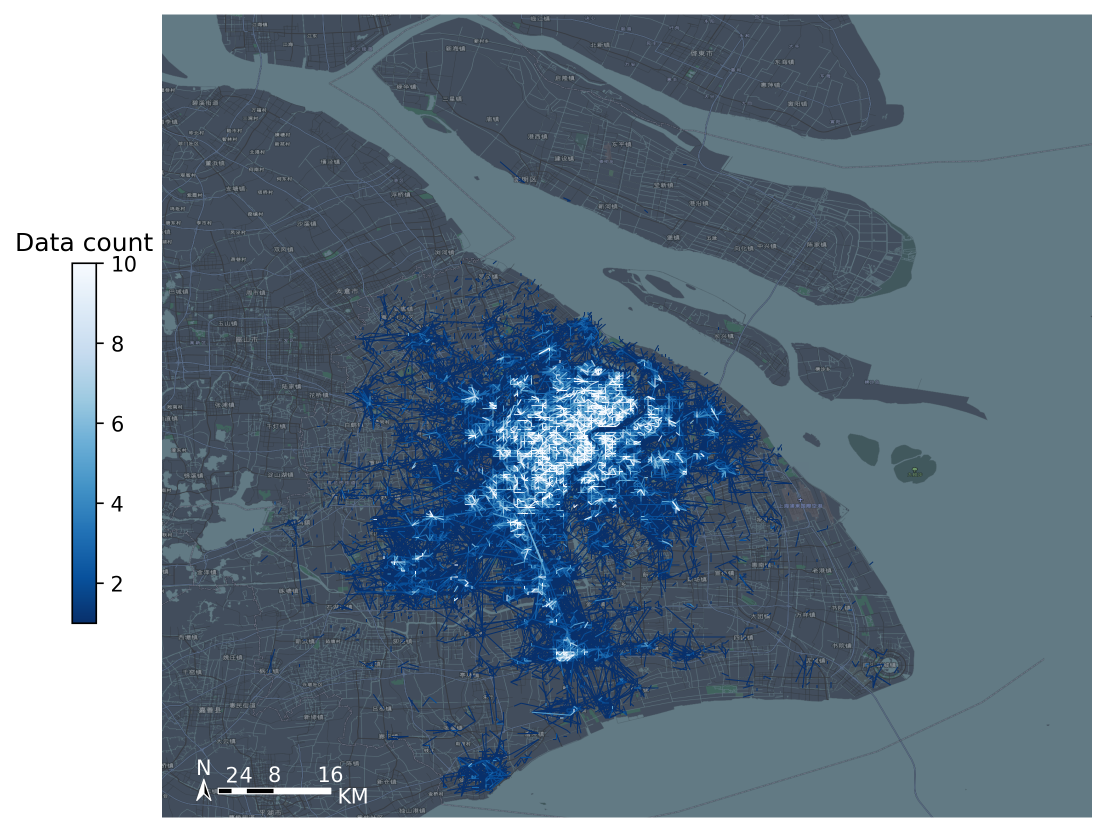
#> input picture docs/source/gallery/html/bike.png, 2214 x 1665 px (shown at 1/2 size); its folder holds only this picture in this run; the run also reads 1 picture not shown here
$ jupyter execute --allow-errors 'crop img.ipynb'
#> lines starting #> are read from the running program, lines starting #| are printed output that depends on the picture
[cell 1]
import os
#> (the rest of this cell did not finish here and is left out)

#> (a cell that did not finish here is left out)

[cell 3]
import os
origin_pics =  os.listdir()
origin_pics

[cell 4]
def cropimg(file):
#> called with file = 'bike.png'
    from PIL import Image
    im = Image.open(file)
#> im is the input picture: PIL image 2214x1665 RGBA; mean R, G, B, A 107.4, 124.8, 139.4, 209.5
    width,height = im.size
#> width = 2214; height = 1665
    im = im.resize((int(width*0.3),int(height*0.3)))
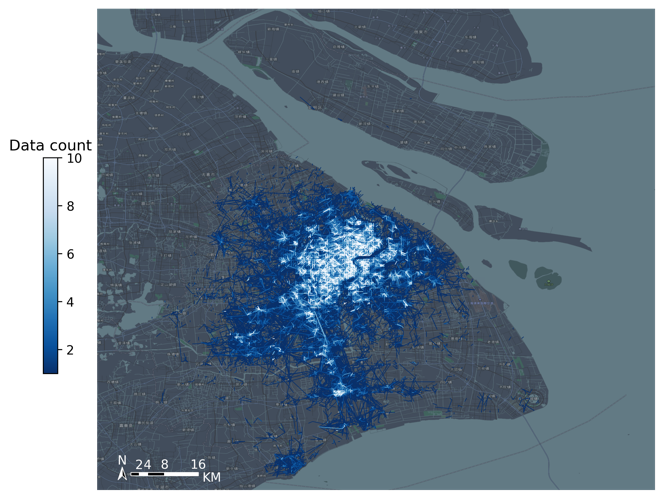
#> im: PIL image 664x499 RGBA; mean R, G, B, A 62.5, 80, 94.6, 209.5; transparent parts drawn white
    width,height = im.size
#> width = 664; height = 499
    a = int(min(width,(height/3*4))/4)
#> a = 166
    start1 = (width-a*4)/2
#> start1 = 0
    end1 = start1+a*4
#> end1 = 664
    start2 = (height-a*3)/2
#> start2 = 0.5
    end2 = start2+a*3
#> end2 = 498.5
    im = im.crop((int(start1),int(start2),int(end1),int(end2)))
#> im: PIL image 664x498 RGBA
    im.save(file)
origin_pics =  os.listdir()
for file in origin_pics:
    try:
        cropimg(file)
    except:
        pass
